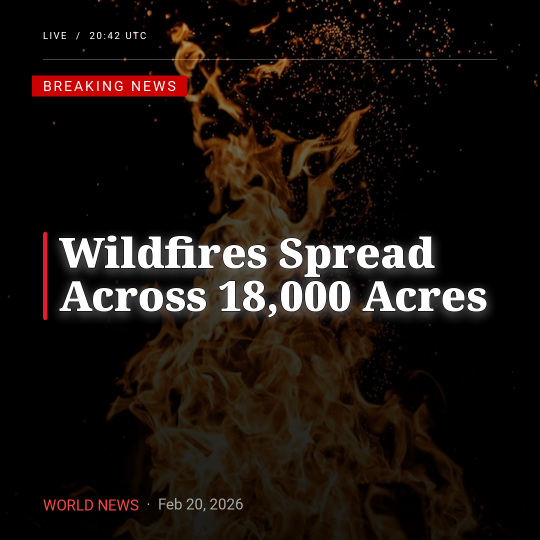
#> input picture examples/instagram_news_card.png, 1080 x 1080 px (shown at 1/2 size)
$ python -i _diff.py   (imports and definitions only)
#> lines starting #> are read from the running program, lines starting #| are printed output that depends on the picture
from __future__ import annotations

from dataclasses import dataclass
from math import isfinite
from pathlib import Path
from typing import TypeAlias, cast

from PIL import Image, ImageChops, UnidentifiedImageError

ImageSource: TypeAlias = str | Path | Image.Image

DEFAULT_HASH_SIZE = 8
DEFAULT_HASH_THRESHOLD = 0.95
DEFAULT_PIXEL_TOLERANCE = 2
DEFAULT_MAX_DIFFERENT_PIXEL_RATIO = 0.0


@dataclass(frozen=True)
class ImageDiff:
    """Structured comparison result for two raster images."""

    matches: bool
    expected_size: tuple[int, int]
    actual_size: tuple[int, int]
    exact: bool
    pixel_count: int | None
    different_pixels: int | None
    different_pixel_ratio: float | None
    mean_absolute_error: float | None
    max_channel_delta: int | None
    expected_hash: str
    actual_hash: str
    hash_distance: int
    hash_similarity: float
    threshold: float
    pixel_tolerance: int
    max_different_pixel_ratio: float
    reason: str | None = None

    # [44 lines left out: functions to_dict, format_text, not called in this run]


@dataclass(frozen=True)
class _PixelMetrics:
    """Internal pixel-level metrics for same-sized images."""

    pixel_count: int
    different_pixels: int
    different_pixel_ratio: float
    mean_absolute_error: float
    max_channel_delta: int


# [111 lines left out: functions assert_image_similar, compare_images, _validate_options, not called in this run]


def _validate_hash_size(hash_size: int) -> None:
    if not isinstance(hash_size, int) or not 2 <= hash_size <= 32:
        raise ValueError("hash_size must be between 2 and 32")


def _load_image(source: ImageSource) -> Image.Image:
    if isinstance(source, Image.Image):
        return source.convert("RGBA")

    try:
        with Image.open(source) as image:
            return image.convert("RGBA")
    except (OSError, UnidentifiedImageError) as error:
        raise ValueError(f"unable to read image '{source}': {error}") from error


def _composite_for_comparison(image: Image.Image) -> Image.Image:
    white_background = Image.new("RGBA", image.size, (255, 255, 255, 255))
    return Image.alpha_composite(white_background, image).convert("RGB")


# [34 lines left out: function _pixel_metrics, not called in this run]


def _perceptual_hash_image(image: Image.Image, hash_size: int) -> str:
    composited = _composite_for_comparison(image).convert("L")
    resized = composited.resize((hash_size, hash_size), Image.Resampling.LANCZOS)
    # Mode L contains one integer per pixel.
    pixels = cast(list[int], list(resized.get_flattened_data()))
    average = sum(pixels) / len(pixels)
    value = 0
    for pixel in pixels:
        value = (value << 1) | int(pixel >= average)
    hex_width = (hash_size * hash_size + 3) // 4
    return f"{value:0{hex_width}x}"


def _hamming_distance(first: str, second: str) -> int:
    return (int(first, 16) ^ int(second, 16)).bit_count()


# [7 lines left out: function create_diff_image, not called in this run]


def perceptual_hash(source: ImageSource, *, hash_size: int = DEFAULT_HASH_SIZE) -> str:
    """Return a stable average perceptual hash for an image or image path."""
    _validate_hash_size(hash_size)
    return _perceptual_hash_image(_load_image(source), hash_size)

>>> from PIL import Image
>>> picture = Image.open('../examples/instagram_news_card.png')
#> picture is the input picture: PIL image 1080x1080 RGBA; mean R, G, B, A 26.4, 18.3, 13.8, 252.7
>>> result = perceptual_hash(picture)
#> in _composite_for_comparison, `white_background = Image.new("RGBA", image.size, (255, 255, 255, 255))`: white_background: PIL image 1080x1080 RGBA; every value is 255
#> in _perceptual_hash_image, `composited = _composite_for_comparison(image).convert("L")`:
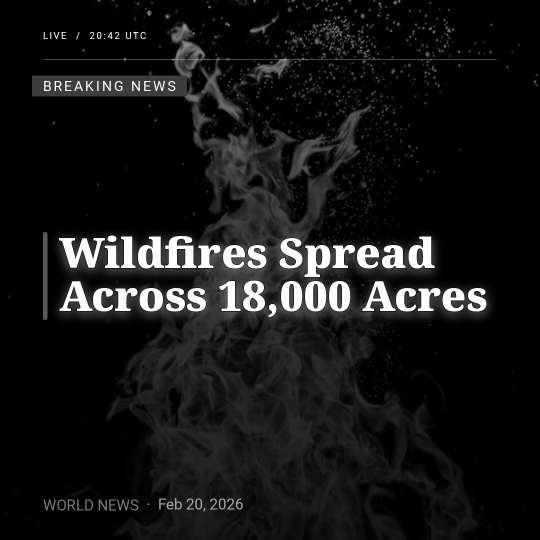
#> composited: PIL image 1080x1080 L (shown at 1/2 size); min 0, max 255, mean 22.4
#> (the run stopped early here; a loop or call above may not have finished)
